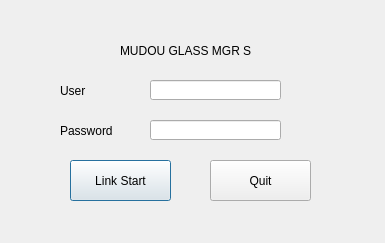
<?xml version="1.0" encoding="UTF-8"?>
<ui version="4.0">
 <class>Login</class>
 <widget class="QDialog" name="Login">
  <property name="geometry">
   <rect>
    <x>0</x>
    <y>0</y>
    <width>385</width>
    <height>243</height>
   </rect>
  </property>
  <property name="windowTitle">
   <string>Dialog</string>
  </property>
  <widget class="QPushButton" name="loginBtn">
   <property name="geometry">
    <rect>
     <x>70</x>
     <y>160</y>
     <width>101</width>
     <height>41</height>
    </rect>
   </property>
   <property name="text">
    <string>Link Start</string>
   </property>
  </widget>
  <widget class="QPushButton" name="quitBtn">
   <property name="geometry">
    <rect>
     <x>210</x>
     <y>160</y>
     <width>101</width>
     <height>41</height>
    </rect>
   </property>
   <property name="text">
    <string>Quit</string>
   </property>
  </widget>
  <widget class="QLabel" name="label">
   <property name="geometry">
    <rect>
     <x>60</x>
     <y>80</y>
     <width>71</width>
     <height>21</height>
    </rect>
   </property>
   <property name="text">
    <string>User</string>
   </property>
  </widget>
  <widget class="QLineEdit" name="userLineEdit">
   <property name="geometry">
    <rect>
     <x>150</x>
     <y>80</y>
     <width>131</width>
     <height>20</height>
    </rect>
   </property>
  </widget>
  <widget class="QLabel" name="label_2">
   <property name="geometry">
    <rect>
     <x>60</x>
     <y>120</y>
     <width>71</width>
     <height>21</height>
    </rect>
   </property>
   <property name="text">
    <string>Password</string>
   </property>
  </widget>
  <widget class="QLineEdit" name="pwdLineEdit">
   <property name="geometry">
    <rect>
     <x>150</x>
     <y>120</y>
     <width>131</width>
     <height>20</height>
    </rect>
   </property>
   <property name="echoMode">
    <enum>QLineEdit::Password</enum>
   </property>
  </widget>
  <widget class="QLabel" name="label_3">
   <property name="geometry">
    <rect>
     <x>120</x>
     <y>40</y>
     <width>131</width>
     <height>21</height>
    </rect>
   </property>
   <property name="text">
    <string>MUDOU GLASS MGR SYS</string>
   </property>
  </widget>
 </widget>
 <resources/>
 <connections/>
</ui>
